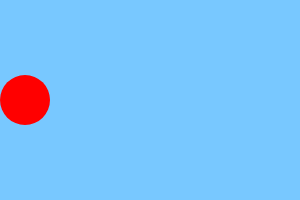
Frame 1 (no input)
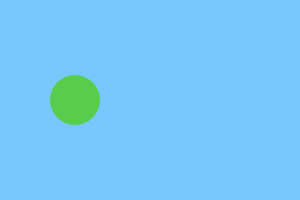
Frame 60 (no input)
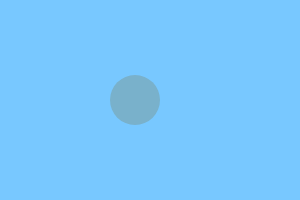
Frame 120 (the mouse pressed at the canvas centre since frame 60)

The p5.js sketch that drew these frames (run headless with seeded random() and noise() and a simulated clock; from frame 60 on, the mouse is pressed at the canvas centre):

// p5.js sketch
// ── sketch.js
var x = 25;
var dir = 1;
var speed = 10;

function setup() {
  createCanvas(300, 200);
  background(120, 200, 255);
  fill(255, 0, 0);
}

function draw() {
  background(120, 200, 255);
  noStroke();
  ellipse(x, 100, 50, 50);
  if (x > 275 || x < 25) {
    dir = dir * -1;
    fill(random(255), random(255), random(255));
  }
  x = x + (dir * speed);
  //x = (x + 1) % 275;
  //x = min(x + 1, 275);
  //x = x + 1;
}
